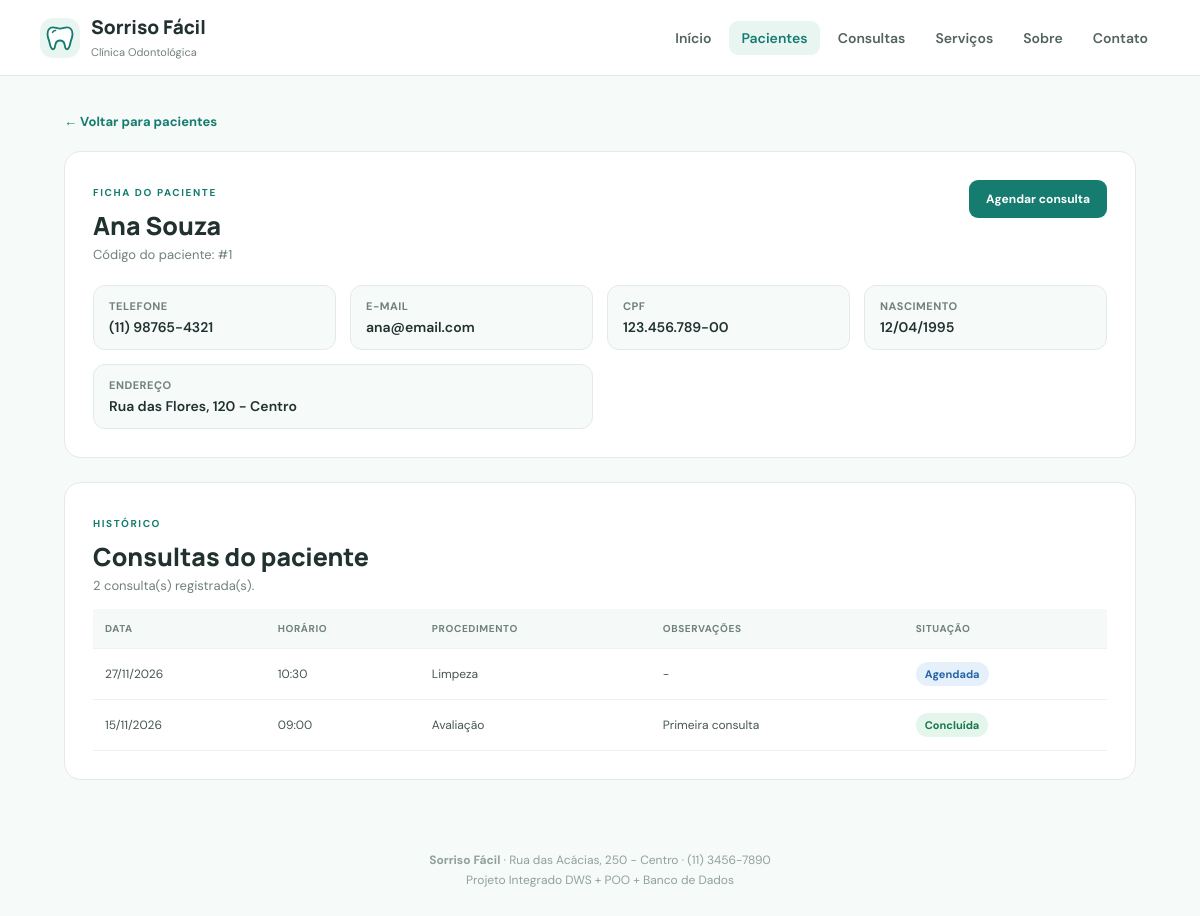
The page /pacientes/1 on the database its author committed.
### tables this page shows
CREATE TABLE pacientes (
                id INTEGER PRIMARY KEY AUTOINCREMENT,
                nome TEXT NOT NULL,
                telefone TEXT NOT NULL,
                email TEXT,
                cpf TEXT UNIQUE,
                data_nascimento TEXT,
                endereco TEXT
            );

CREATE TABLE consultas (
                id INTEGER PRIMARY KEY AUTOINCREMENT,
                paciente_id INTEGER NOT NULL,
                data TEXT NOT NULL,
                horario TEXT NOT NULL,
                procedimento TEXT NOT NULL,
                observacoes TEXT,
                status TEXT NOT NULL DEFAULT 'Agendada',
                FOREIGN KEY (paciente_id) REFERENCES pacientes(id)
                    ON DELETE CASCADE
            );

### backend/paginas.py (the view)
    @app.route("/pacientes/<int:paciente_id>")
    def ficha_paciente(paciente_id):
        paciente = paciente_dao.buscar_por_id(paciente_id)
        if paciente is None:
            abort(404)
        historico = consulta_dao.listar_por_paciente(paciente_id)
        return render_template("paciente.html", pagina="pacientes",
                               paciente=paciente, historico=historico)

### backend/dao.py (called while the page is built)
    def buscar_por_id(self, paciente_id):
        with conectar() as conn:
            l = conn.execute("SELECT * FROM pacientes WHERE id = ?", (paciente_id,)).fetchone()
        if not l:
            return None
        return Paciente(l["nome"], l["telefone"], l["email"] or "", l["cpf"] or "",
                        l["data_nascimento"] or "", l["endereco"] or "", l["id"])

    def listar_por_paciente(self, paciente_id):
        with conectar() as conn:
            linhas = conn.execute("""
                SELECT * FROM consultas
                WHERE paciente_id = ?
                ORDER BY data DESC, horario DESC
            """, (paciente_id,)).fetchall()
        return [dict(linha) for linha in linhas]

### backend/database.py (called while the page is built)
def conectar():
    conexao = sqlite3.connect(NOME_BANCO)
    conexao.row_factory = sqlite3.Row
    conexao.execute("PRAGMA foreign_keys = ON")
    return conexao

### templates/paciente.html (shortened to what this page needs)
{% extends "base.html" %}
{% block conteudo %}
<a class="voltar" href="{{ url_for('pacientes') }}">← Voltar para pacientes</a>
<section class="painel ficha">
    <div class="titulo-secao">
        <div><span class="tag">FICHA DO PACIENTE</span><h2>{{ paciente.nome }}</h2><p>Código do paciente: #{{ paciente.id }}</p></div>
        <a class="botao principal" href="{{ url_for('consultas') }}">Agendar consulta</a>
    </div>
    <dl class="dados">
        <div><dt>Telefone</dt><dd>{{ paciente.telefone }}</dd></div>
        <div><dt>E-mail</dt><dd>{{ paciente.email or '-' }}</dd></div>
        <div><dt>CPF</dt><dd>{{ paciente.cpf or '-' }}</dd></div>
        <div><dt>Nascimento</dt><dd>{{ paciente.data_nascimento|data_br }}</dd></div>
        <div class="campo-largo"><dt>Endereço</dt><dd>{{ paciente.endereco or '-' }}</dd></div>
    </dl>
</section>
<section class="painel">
    <div class="titulo-secao"><div><span class="tag">HISTÓRICO</span><h2>Consultas do paciente</h2><p>{{ historico|length }} consulta(s) registrada(s).</p></div></div>
    <div class="tabela-wrap">
        <table>
            <thead><tr><th>Data</th><th>Horário</th><th>Procedimento</th><th>Observações</th><th>Situação</th></tr></thead>
            <tbody>
            {% for c in historico %}
                <tr>
                    <td>{{ c.data|data_br }}</td>
                    <td>{{ c.horario }}</td>
                    <td>{{ c.procedimento }}</td>
                    <td>{{ c.observacoes or '-' }}</td>
                    <td><span class="status status-{{ c.status|lower }}">{{ c.status }}</span></td>
                </tr>
            {% else %}
                <tr><td colspan="5" class="vazio">Este paciente ainda não tem consultas.</td></tr>
            {% endfor %}
            </tbody>
        </table>
    </div>
</section>
{% endblock %}

### frontend/css/style.css (style rules this page uses)
:root { --verde: #167c70; --verde-escuro: #105d56; --menta: #e9f5f1; --texto: #20312f; --cinza: #71817e; --borda: #e2ebe7; --fundo: #f6faf8; }
* { box-sizing: border-box; }
html { scroll-behavior: smooth; }
body { margin: 0; background: var(--fundo); color: var(--texto); font-family: 'DM Sans', sans-serif; }
a { color: inherit; }
.container > :first-child { margin-top: 0; }
.tag { color: var(--verde); font-size: 10px; letter-spacing: 1.6px; font-weight: 700; }
.cartao-numero, .painel { background: #fff; border: 1px solid var(--borda); border-radius: 17px; padding: 23px; }
.painel { margin: 20px 0 24px; padding: 28px; }
.titulo-secao { display: flex; justify-content: space-between; align-items: flex-start; gap: 16px; }
.titulo-secao h2 { font: 800 25px Manrope; margin: 7px 0 3px; }
.titulo-secao p { margin: 0; color: var(--cinza); font-size: 13px; }
.campo-largo { grid-column: span 2; }
.botao { display: inline-block; border: 0; border-radius: 9px; padding: 11px 17px; font: 700 12px 'DM Sans'; cursor: pointer; text-decoration: none; white-space: nowrap; }
.principal { background: var(--verde); color: #fff; }
.tabela-wrap { overflow-x: auto; margin-top: 15px; }
table { border-collapse: collapse; width: 100%; font-size: 12px; text-align: left; }
th { background: #f5f9f7; color: #71817b; font-size: 10px; text-transform: uppercase; letter-spacing: .6px; }
th, td { padding: 13px 12px; border-bottom: 1px solid #edf1ef; }
td { color: #455650; }
.status, .mudar-status { display: inline-block; padding: 5px 9px; border-radius: 20px; font: 700 11px 'DM Sans'; border: 0; }
.status-agendada { background: #e6f0fb; color: #2563a6; }
.status-concluída { background: #e4f5ec; color: #17784a; }
.voltar { display: inline-block; color: var(--verde); text-decoration: none; font-size: 13px; font-weight: 700; }
.dados { display: grid; grid-template-columns: repeat(4, 1fr); gap: 14px; margin: 22px 0 0; }
.dados div { background: var(--fundo); border: 1px solid var(--borda); border-radius: 12px; padding: 13px 15px; }
.dados dt { color: var(--cinza); font-size: 11px; font-weight: 700; text-transform: uppercase; letter-spacing: .5px; }
.dados dd { margin: 5px 0 0; font-weight: 600; font-size: 14px; }

### rows shown on the page
pacientes: nome "Ana Souza", id "1", telefone "(11) 98765-4321", email "ana@email.com", cpf "123.456.789-00", data_nascimento|data_br "12/04/1995", endereco "Rua das Flores, 120 - Centro"
consultas: data|data_br "27/11/2026", horario "10:30", procedimento "Limpeza", observacoes "-", status "Agendada"
consultas: data|data_br "15/11/2026", horario "09:00", procedimento "Avaliação", observacoes "Primeira consulta", status "Concluída"

### other values the page prints
{{ historico|length }} "2"
